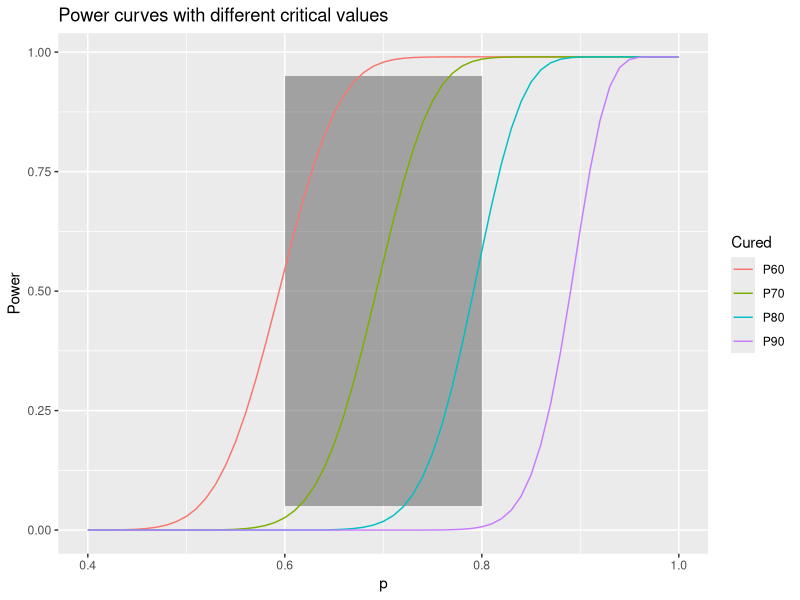
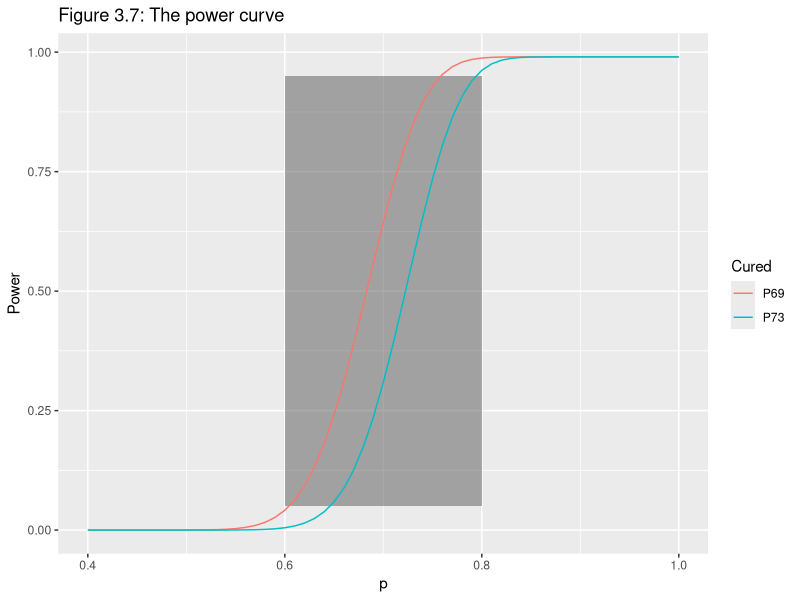

These charts were generated, in order, by the following R code:
## ---- chunk 1
knitr::opts_chunk$set(echo = TRUE)
library(ggplot2)


# For this assignment I consult with Shenhao
## ---- chunk 2
n = 100
m = c(60, 70, 80, 90)
p = seq(0.4, 1, 1/n)
for (i in m) {
  if (i == m[1]) {
    P = data.frame(p, Cured=paste('P',i,sep=''),
                   Power=cumsum(dbinom(i,n,p))
                   )
  }
  else {
    P = rbind(P, data.frame(p, Cured=paste('P',i,sep=''),
                            Power=cumsum(dbinom(i,n,p))
                            )
              )
  }
}
ggplot()+
  geom_rect(aes(xmin = 0.6, xmax = 0.8, ymin = 0.05, ymax = 0.95), alpha = 0.5)+
  geom_line(aes(p, Power, color = Cured), P)+
  labs(title = 'Power curves with different critical values')



## ---- chunk 3
n = 100
m = c(69,73)
p = seq(0.4, 1, 0.01)
for (i in m) {
  if (i == m[1]) {
    P = data.frame(p, Cured=paste('P',i,sep=''),
                   Power=cumsum(dbinom(i,n,p))
                   )
  }
  else {
    P = rbind(P, data.frame(p, Cured=paste('P',i,sep=''),
                            Power=cumsum(dbinom(i,n,p))
                            )
              )
  }
}
ggplot()+
  geom_rect(aes(xmin = 0.6, xmax = 0.8, ymin = 0.05, ymax = 0.95), alpha = 0.5)+
  geom_line(aes(p, Power, color = Cured), P)+
  labs(title = 'Figure 3.7: The power curve')
  
